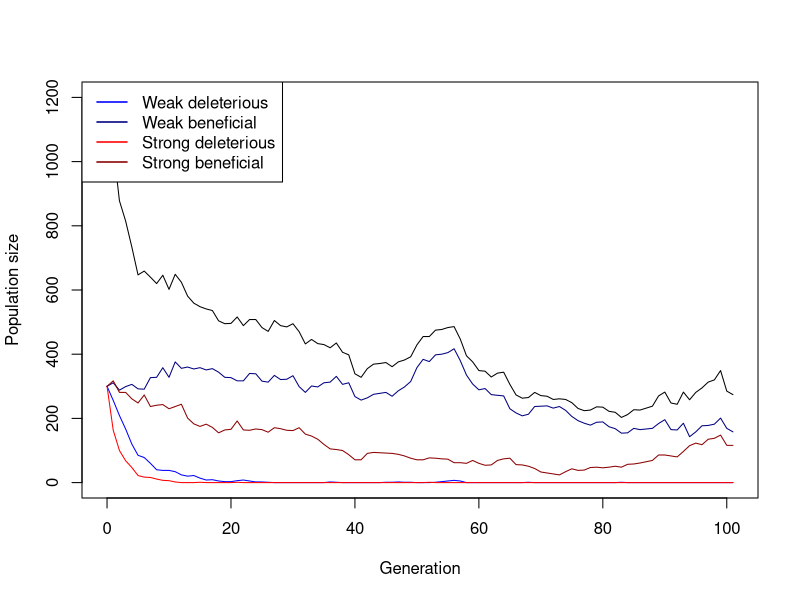

Reproduce this figure in R. (Note: this script raises an error after producing the figure.)
# Function for simulating one Generation in the Population
# adding the population sizes, decay rates, seleection coefficients and mutation rates
simulate_one_gen <- function(N_wd, N_wb, N_sd, N_sb, decay_rate_wm, decay_rate_sm, s_wm, s_sm, m_rate_wm, m_rate_sm) {
  
  # draw Offspring according to Poisson Distribution
  # altered so all four different mutations are considered 
  # for deleterious mutations the s is calculated minus (negative effect) and for the beneficial muation the s is added (positive effect)
  
  offsp_wd <- rpois(1, N_wd * (1-decay_rate_wm-s_wm))
  offsp_wb <- rpois(1, N_wb * (1-decay_rate_wm+s_wm))
  offsp_sd <- rpois(1, N_sd * (1-decay_rate_sm-s_sm))
  offsp_sb <- rpois(1, N_sb * (1-decay_rate_sm+s_sm))
  
  # draw changing Mutants according to Poisson Distribution
  # alterations considering the for different mutations 
  
  mut_wd_to_wb <- rpois(1, offsp_wd * m_rate_wm)
  mut_sd_to_sb <- rpois(1, offsp_sd * m_rate_sm)
  mut_wb_to_wd <- rpois(1, offsp_wb * m_rate_wm)
  mut_sb_to_sd <- rpois(1, offsp_sb * m_rate_sm)
  
  # determine new Population Sizes of all four Mutants (2 versions of weak Mutations   and 2   versions of strong Mutations)
  # to account for back mutations as well (beneficial to deleterious), mutations rates for these cases are added (mut_b_to_d)
  
  N_wd_new <- max(offsp_wd - mut_wd_to_wb+ mut_wb_to_wd,0)
  N_wb_new <- max(offsp_wb - mut_wb_to_wd+ mut_wd_to_wb,0)
  N_sd_new <- max(offsp_sd - mut_sd_to_sb+ mut_sb_to_sd,0)
  N_sb_new <- max(offsp_sb - mut_sb_to_sd+ mut_sd_to_sb,0)
  
  # with the return function, the new values for population sizes are stored
  
  return(c(N_wd_new, N_wb_new, N_sd_new, N_sb_new))
}
# with print we visualize the 4 numbers we get for the population sizes, we simulate the population by setting our parameters to certain values 


print(simulate_one_gen(N_wd=50, N_wb=0, N_sd=50, N_sb=0, decay_rate_wm=0, decay_rate_sm=0, s_wm=0, s_sm=0, m_rate_wm=0, m_rate_sm=0))


## Simulate a population trajectory



# Simulation runs until the 100th Generation

max_gen=100

#With this function we simulate over generations, we put initial population sizes of the four mutations, with the parameter max_gen we determine that our simulation maximally runs until the 100th geneeration

simulate_pop <- function(init_wd, init_wb,  init_sd, init_sb, decay_rate_wm, decay_rate_sm, s_wm, s_sm, m_rate_wm, m_rate_sm, max_gen) {
  
  # Create the Vector in which to save the Results
  
  pop_vector <- c(init_wd,init_wb, init_sd, init_sb)
  
  # initiate the variables
  
  pop_new <- c(init_wd, init_wb, init_sd, init_sb)
  
  # run the Simulation until Generation max_gen
  
  for (i in 1:(max_gen + 1)) {
    
    # redefine the current Population one Generation later
    
    pop_new <- simulate_one_gen(pop_new[1],pop_new[2],pop_new[3],pop_new[4], decay_rate_wm, decay_rate_sm, s_wm, s_sm, m_rate_wm, m_rate_sm)
    
    # add the new Population Sizes to the Output Vector
    
    pop_vector <- rbind(pop_vector,pop_new)
    
    # Condition to stop the Simulation before max_gen: either the Population exceeds 10 Times the Original Population Size, or it goes extinct
    
    if ((sum(pop_new) >= 10 * sum(c(init_wd, init_wb, init_sd, init_sb))) || sum(pop_new) == 0)
      break
    
  }
  
  # Define the Row and Column Names of the Output Vector
  rownames(pop_vector) <- (0:max_gen)[1:length(pop_vector[,1])] 
  
  # the colom-names in our vectors are according to our mutations (wd, wb, sd, sb)
  
  colnames(pop_vector) <- c("wd","wb", "sd", "sb")
  
  # return the vector
  
  return(pop_vector)	
}


# Test the Function and plot the Result

max_gen <- 100

# Simulation Data with certain values determined

output <- simulate_pop(init_wd=300, init_wb=300,  init_sd=300, init_sb=300, decay_rate_wm=0.1, decay_rate_sm=0.2, s_wm=0.1, s_sm=0.2, m_rate_wm=0.0005, m_rate_sm=0.0005,max_gen)

# show the last few Lines of the Data Table

print(tail(output))

# plot the Output 
# determine x axis Range 

x_range <- 0:(length(output[,1])-1)

# this plots the total Population Size-black line visible in the plot

plot(x_range,output[,1]+output[,2]+output[ ,3]+output[ ,4],type='l',ylim=c(0,max(output[,1]+output[,2]+output[ ,3]+output[ ,4])),xlab =  "Generation",ylab = "Population size")

# add Number of wd Individuals
lines(x_range,output[,1], col="blue")

# add Number of wb Individuals
lines(x_range,output[,2], col="navyblue")

# add Number of sd Individuals
lines(x_range,output[,3], col="red")

# add Number of sb Individuals
lines(x_range,output[,4], col="darkred")

# add Legend in the top-left corner
legend("topleft",
       legend=c("Weak deleterious","Weak beneficial","Strong deleterious","Strong beneficial"),
       col=c("blue","navyblue","red","darkred"), lty=1, lwd=1.5)
# set some Parameters to fixed Values
init_wd <- 300
init_wb <- 250
init_sd <- 300
init_sb <- 250
m_rate_wm <- 0.01
m_rate_sm <- 0.05
decay_rate_wm <- 0.02
decay_rate_sm <- 0.09
s_wm <- 0.2
s_sm <- 0.4
max_gen <- 1000
# determine how often to run the Simulation for each set of Parameters
no_replicates <- 10


# set Parameters to vary
#s_values_wm <- c(0.10,0.15,0.2)
#s_values_sm <- c(0.2,0.205,0.210)
m_values_wm <- c(0.0005,0.0010,0.0015)
m_values_sm <- c(0.0020,0.0025,0.0030)


# initialize Data Table - where to collect the Results
data_table <- c()
data_table_wd<- c()
data_table_wb<- c()
data_table_sd<- c()
data_table_sb<- c()
# empty list to save rescue results
rescue_results <- data.frame(
  s_wm = numeric(),
  s_sm = numeric(),
  replicate = integer(),
  rescued = integer()
)
# define total runs and rescue count
total_runs<-0
rescue_count<-0
# run the Simulation across all chosen parameters
# loop over mutation rates
for(mval_wm in m_values_wm){
 for(mval_sm in m_values_sm){
# loop over Selection strength
#for(sval_wm in s_values_wm){
  #for(sval_sm in s_values_sm){
    # different Way of running many Simulations: make Replicates using "repeat" Function         with a counter i
    # reset Counter
    i<-1
    
    repeat {
      # increase Counter by one
      i<-i+1
      # defining total runs
      total_runs <- total_runs + 1
      # run the Simulation once
      one_run <- simulate_pop(init_wd, init_wb, init_sd, init_sb,
                              decay_rate_wm, decay_rate_sm,
                              s_wm=0.10, s_sm=0.20, mval_wm,m_values_sm, max_gen)
      
      # determine total Population Sizes
      total_size <- one_run[,1]+one_run[,2]+one_run[,3]+one_run[,4]
      
      
      # determine final Population Size for each Mutant
      N_end_wd <- one_run[nrow(one_run), "wd"]
      N_end_wb <- one_run[nrow(one_run), "wb"]
      N_end_sd <- one_run[nrow(one_run), "sd"]
      N_end_sb <- one_run[nrow(one_run), "sb"]
      
      total_end <- N_end_wd + N_end_wb + N_end_sd + N_end_sb
      # introduce rescue count
      rescued_wd <- ifelse(one_run[nrow(one_run), "wd"] > 0, 1, 0)
      rescued_wb <- ifelse(one_run[nrow(one_run), "wb"] > 0, 1, 0)
      rescued_sd <- ifelse(one_run[nrow(one_run), "sd"] > 0, 1, 0)
      rescued_sb <- ifelse(one_run[nrow(one_run), "sb"] > 0, 1, 0)
      
      
      # save rescue outcome (rescue or extinction)
      #rescue_results <- rbind(rescue_results,
                             # data.frame(
                              #  s_wm = sval_wm,
                               # s_sm = sval_sm,
                                #replicate = i - 1,
                                #rescued_wd = rescued_wd,
                                #rescued_wb = rescued_wb,
                                #rescued_sd = rescued_sd,
                                #rescued_sb = rescued_sb
                              #)
      #)
      
      # determine Frequencies of each mutant in the final Population
      freq_wd <- ifelse(total_end > 0, N_end_wd / total_end, 0)
      freq_wb <- ifelse(total_end > 0, N_end_wb / total_end, 0)
      freq_sd <- ifelse(total_end > 0, N_end_sd / total_end, 0)
      freq_sb <- ifelse(total_end > 0, N_end_sb / total_end, 0)
      
      
      
      data_table_wd<- rbind(data_table_wd, c(mval_wm,freq_wd))
      data_table_wb<- rbind(data_table_wb, c(mval_wm, freq_wb))
      data_table_sd<- rbind(data_table_sd,c(mval_sm, freq_sd))
      data_table_sb<-rbind(data_table_sb, c (mval_sm,freq_sb))
      # enter the D into the Table
      data_table <- rbind(data_table,c(mval_wm,mval_sm,s_wm=0.10,s_sm=0.20,N_end_wd,        N_end_wb, N_end_sd, N_end_sb,freq_wd, freq_wb, freq_sd,freq_sb)) # note that we add the                varying parameters (mutation rate and selection strength for each version of weak            and strong mutation) to the table too
      # stop the repeated Computation after no_replicates times
      
      
      if(i>no_replicates) break
      
    }
  }
}
#}
#}
# Make sure your data is a proper data frame
data_table_wd <- as.data.frame(data_table_wd)

# If the column names are missing or wrong, set them
colnames(data_table_wd) <- c("V1", "V2")

# Add an index column for plotting along x-axis
data_table_wd$Index <- 1:nrow(data_table_wd)

# calculate rescue probability per parametercombination
library(dplyr)
library(ggplot2)
library(tidyr)



rescue_summary <- rescue_results %>%
  group_by(s_wm, s_sm) %>%
  summarise(
    rescue_prob_wd = mean(rescued_wd),
    rescue_prob_wb = mean(rescued_wb),
    rescue_prob_sd = mean(rescued_sd),
    rescue_prob_sb = mean(rescued_sb),
    .groups = "drop"
  )

print(rescue_summary)


# Daten vorbereiten
rescue_long <- rescue_summary %>%
  pivot_longer(
    cols = starts_with("rescue_prob_"),
    names_to = "mutant",
    values_to = "rescue_prob"
  ) %>%
  mutate(
    mutant = gsub("rescue_prob_", "", mutant),
    s_value = case_when(
      mutant %in% c("wd", "wb") ~ s_wm,
      mutant %in% c("sd", "sb") ~ s_sm
    )
  )

library(ggplot2)

ggplot(rescue_long, aes(x = factor(s_value), y = rescue_prob, fill = mutant)) +
  geom_boxplot(alpha = 0.7) +
  scale_y_continuous(limits = c(0, 1)) +
  scale_fill_manual(values = c(
    "wd" = "#0072B2", 
    "wb" = "#56B4E9", 
    "sd" = "#E69F00", 
    "sb" = "#D55E00"
  )) +
  facet_wrap(~ mutant, scales = "free_x") +
  labs(
    title = "Rescue Probability per Mutant vs Relevant Selection Coefficient (Boxplot)",
    x = "Relevant selection coefficient (s)",
    y = "Rescue Probability",
    fill = "Mutant"
  ) +
  theme_minimal(base_size = 14)

ggplot(rescue_long, aes(x = s_value, y = rescue_prob, color = mutant)) +
  geom_jitter(width = 0.01, height = 0, size = 3, alpha = 0.7) +
  stat_summary(fun = mean, geom = "point", shape = 18, size = 4, color = "black") +
  scale_y_continuous(limits = c(0, 1)) +
  scale_color_manual(values = c(
    "wd" = "#0072B2", 
    "wb" = "#56B4E9", 
    "sd" = "#E69F00", 
    "sb" = "#D55E00"
  )) +
  facet_wrap(~ mutant, scales = "free_x") +
  labs(
    title = "Rescue Probability per Mutant vs Relevant Selection Coefficient (Scatterplot)",
    x = "Relevant selection coefficient (s)",
    y = "Rescue Probability",
    color = "Mutant"
  ) +
  theme_minimal(base_size = 14)


0# optional: Mutantennamen schöner machen
rescue_long$mutant <- gsub("rescue_prob_", "", rescue_long$mutant)











# plotting wd with different s values
# making sure that its a data frame
data_table_wd <- as.data.frame(data_table_wd)
colnames(data_table_wd) <- c("V1", "V2")


# Scatterplot of wd with jitter and mean 
library(ggplot2)
ggplot(data_table_wd, aes(x = factor(V1), y = V2, color = factor(V1))) +
  geom_jitter(width = 0.2, height = 0, size = 2, alpha = 0.7) +
  stat_summary(fun = mean, geom = "point", shape = 18, size = 4, color = "black") +
  labs(
    x = "mutation rates",
    y = "frequency",
    color = "mutation rates",
    title = "Weak deleterious-Means of frequencies of the different mutation rates"
  ) +
  theme_minimal()

# plotting wb with different s values
# making sure that its a data frame
data_table_wb <- as.data.frame(data_table_wb)
colnames(data_table_sb) <- c("V1", "V2")

# Scatterplot of wb with jitter and mean
ggplot(data_table_wb, aes(x = factor(V1), y = V2, color = factor(V1))) +
  geom_jitter(width = 0.2, height = 0, size = 2, alpha = 0.7) +
  stat_summary(fun = mean, geom = "point", shape = 18, size = 4, color = "black") +
  labs(
    x = "mutation rate",
    y = "frequency",
    color = "muration rate coefficients",
    title = "Weak beneficial-Means of frequencies of the different mutation rates"
  ) +
  theme_minimal()

# plotting sd with different s values
# making sure that its a data frame
data_table_sd <- as.data.frame(data_table_sd)

colnames(data_table_sd) <- c("V1", "V2")

# Scatterplot of sd with jitter and mean
ggplot(data_table_sd, aes(x = factor(V1), y = V2, color = factor(V1))) +
  geom_jitter(width = 0.2, height = 0, size = 2, alpha = 0.7) +
  stat_summary(fun = mean, geom = "point", shape = 18, size = 4, color = "black") +
  labs(
    x = "mutation rates ",
    y = "frequency",
    color = "mutation rates",
    title = "Strong deletrious-Means of frequencies of the different mutation rates"
  ) +
  theme_minimal()

# plotting sb with different s values
# making sure that its a data frame

data_table_sb <- as.data.frame(data_table_sb)
colnames(data_table_sb) <- c("V1", "V2")

# Scatterplot of sb with jitter and mean 
ggplot(data_table_sb, aes(x = factor(V1), y = V2, color = factor(V1))) +
  geom_jitter(width = 0.2, height = 0, size = 2, alpha = 0.7) +
  stat_summary(fun = mean, geom = "point", shape = 18, size = 4, color = "black") +
  labs(
    x = "mutation rates",
    y = "frequency",
    color = "mutation rates",
    title = "Strong beneficial-Means of frequencies of the different mutation rates"
  ) +
  theme_minimal()


# mean Frequencies of each mutant
mean_freq_wd <- mean(freq_wd)*100
mean_freq_wb <- mean(freq_wb)*100
mean_freq_sd <- mean(freq_sd)*100
mean_freq_sb <- mean(freq_sb)*100

print(paste("Mean frequency of wd =", mean_freq_wd) )
print(paste("Mean frequency of wb =", mean_freq_wb) )
print(paste("Mean frequency of sd =", mean_freq_sd) )
print(paste("Mean frequency of sb =", mean_freq_sb) )

# define Column Names of Data Table
colnames(data_table) <- c("m_rate_wm","m_rate_sm","s_wm","s_sm","N_end_wd", "N_end_wb", "N_end_sd", "N_end_sb","freq_wd", "freq_wb", "freq_sd","freq_sb")
# show the first and last Lines of the Output
print(head(data_table))
print(tail(data_table))

